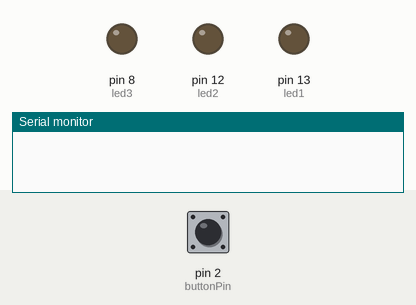
A sketch run on a simulated Arduino Uno, built with avr-gcc and run on an emulated ATmega328P. Shown: output pins drawn as LEDs (lit = HIGH), the last lines printed to the serial monitor. Inputs (shaded band) come from the test bench; at power-on: pin 2 (buttonPin) LOW.

Above: at 1.2 s.
1.3 s: pin 2 (buttonPin) pulled HIGH for 0.15 s
At 2.1 s:
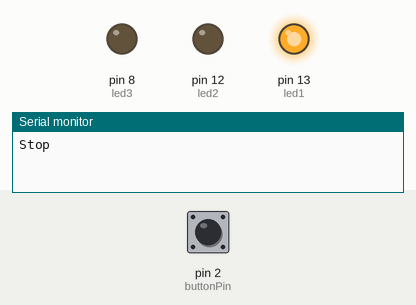
At 7.1 s:
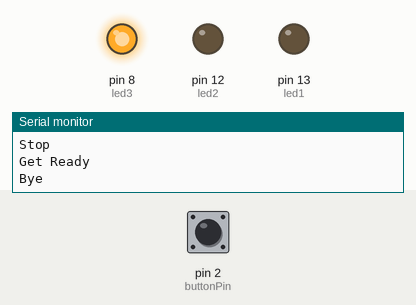
7.4 s: pin 2 (buttonPin) pulled HIGH for 1 s
At 11.8 s:
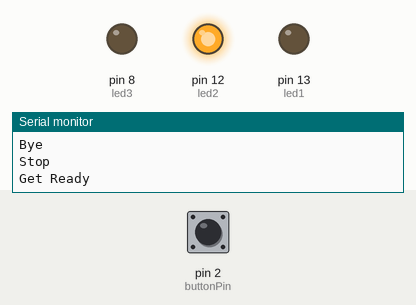
Timing chart, 0 to 16.8 s (numbered marks = the images above; inputs shaded):
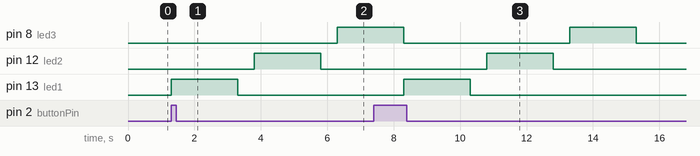

The sketch:

traffic_light1.ino
```cpp
// C++ code
//
int buttonState=0;
const int buttonPin=2;
int led1=13;
int led2=12;
int led3=8;
void setup()
{
  pinMode(led1, OUTPUT);
  pinMode(led2, OUTPUT);
  pinMode(led3, OUTPUT);
  Serial.begin(9600);
}

void loop()
{
  buttonState=digitalRead(buttonPin);
  if(buttonState==1)
  {
  digitalWrite(led1,1);
  Serial.print("Stop\n");
  delay(2000);
  digitalWrite(led1,0);
  delay(500);
    digitalWrite(led2,1);
  Serial.print("Get Ready\n");
  delay(2000);
  digitalWrite(led2,0);
  delay(500);
    digitalWrite(led3,1);
  Serial.print("Bye\n");
  delay(2000);
  digitalWrite(led3,0);
  }

}
```

Measured:
- after the input at 1.3 s, pin 8 (led3): LOW → HIGH after 5.0 s; pin 12 (led2): LOW → HIGH after 2.5 s, → LOW 2.0 s later; pin 13 (led1): LOW → HIGH at once, → LOW 2.0 s later
- after the input at 7.4 s, pin 12 (led2): LOW → HIGH after 3.4 s, → LOW 2.0 s later; pin 13 (led1): LOW → HIGH after 0.90 s, → LOW 2.0 s later
